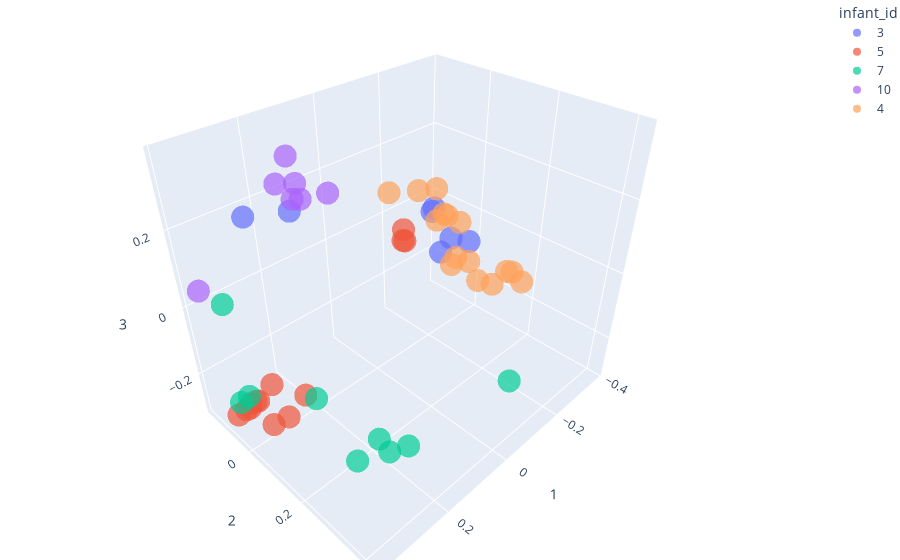

The notebook cell saved with this chart:
### Markdown cell above
### Infant clustering
When labelling by `infant_id`, distinct clusters are forming. However, multiple clusters also appear within the same infant.

### Code cell
fig = px.scatter_3d(pcoa_braycurtis_metadata_246_merged,
                    x=1,
                    y=2,
                    z=3,
                    color='infant_id',
                    opacity=0.7)

fig.update_layout(margin=dict(l=0, r=0, b=0, t=0))
fig.show()

### Figure 1 — Plotly figure (JSON) as saved in the notebook; plotly's stock layout.template omitted (floating-point values rounded to 4 significant figures)
{"data": [{"hovertemplate": "infant_id=3<br>1=%{x}<br>2=%{y}<br>3=%{z}<extra></extra>", "legendgroup": "3", "marker": {"color": "#636efa", "opacity": 0.7, "symbol": "circle"}, "mode": "markers", "name": "3", "scene": "scene", "showlegend": true, "type": "scatter3d", "x": [0.0599, 0.1006, 0.2471, 0.2213, 0.07684, -0.2635, -0.3277], "y": [0.3397, 0.306, -0.1442, -0.0002277, 0.3098, -0.04965, -0.1167], "z": [0.2512, 0.2307, 0.1826, 0.2443, 0.253, 0.04115, -0.02188]}, {"hovertemplate": "infant_id=5<br>1=%{x}<br>2=%{y}<br>3=%{z}<extra></extra>", "legendgroup": "5", "marker": {"color": "#EF553B", "opacity": 0.7, "symbol": "circle"}, "mode": "markers", "name": "5", "scene": "scene", "showlegend": true, "type": "scatter3d", "x": [-0.2613, -0.2536, 0.337, 0.3803, 0.3545, 0.3185, 0.3418, 0.2775, 0.324, 0.2263, 0.2865, 0.3292, -0.2579], "y": [-0.1646, -0.159, -0.09119, -0.07756, -0.08518, -0.08627, -0.08928, -0.08198, -0.08842, -0.0164, -0.008586, -0.009741, -0.1559], "z": [-0.07388, -0.1038, -0.2859, -0.2827, -0.2895, -0.2863, -0.2959, -0.2557, -0.2843, -0.2817, -0.3079, -0.303, -0.1061]}, {"hovertemplate": "infant_id=7<br>1=%{x}<br>2=%{y}<br>3=%{z}<extra></extra>", "legendgroup": "7", "marker": {"color": "#00cc96", "opacity": 0.7, "symbol": "circle"}, "mode": "markers", "name": "7", "scene": "scene", "showlegend": true, "type": "scatter3d", "x": [0.3318, 0.3721, 0.3554, 0.248, 0.2311, 0.2801, 0.2403, 0.301, -0.000987], "y": [-0.1492, -0.06793, -0.05636, 0.3112, 0.3509, 0.1087, 0.2705, 0.2673, 0.4229], "z": [-0.01385, -0.2394, -0.2229, -0.2029, -0.1655, -0.1665, -0.2018, -0.2241, -0.08994]}, {"hovertemplate": "infant_id=10<br>1=%{x}<br>2=%{y}<br>3=%{z}<extra></extra>", "legendgroup": "10", "marker": {"color": "#ab63fa", "opacity": 0.7, "symbol": "circle"}, "mode": "markers", "name": "10", "scene": "scene", "showlegend": true, "type": "scatter3d", "x": [0.3851, 0.2053, 0.2426, 0.2177, 0.2549, 0.2468, 0.2019], "y": [-0.1381, 0.1108, 0.07319, 0.002691, 0.01228, 0.05273, 0.0006486], "z": [0.05739, 0.3211, 0.308, 0.3653, 0.3224, 0.3017, 0.3002]}, {"hovertemplate": "infant_id=4<br>1=%{x}<br>2=%{y}<br>3=%{z}<extra></extra>", "legendgroup": "4", "marker": {"color": "#FFA15A", "opacity": 0.7, "symbol": "circle"}, "mode": "markers", "name": "4", "scene": "scene", "showlegend": true, "type": "scatter3d", "x": [-0.3454, -0.3343, -0.3625, -0.3739, -0.3799, -0.3758, -0.2425, -0.1838, -0.3675, -0.2659, -0.2144, -0.2914, -0.3766, -0.3748, -0.3392], "y": [-0.05203, -0.02708, -0.1332, -0.01088, -0.1054, -0.115, -0.08821, -0.1388, -0.1335, 0.1594, 0.1516, 0.01825, 0.1229, 0.1422, 0.2003], "z": [-0.1798, -0.1384, 0.03117, -0.1631, -0.05178, -0.04834, 0.08608, 0.08302, -0.07392, -0.1031, -0.06947, 0.01379, -0.1341, -0.1265, -0.1123]}], "layout": {"legend": {"title": {"text": "infant_id"}, "tracegroupgap": 0}, "margin": {"b": 0, "l": 0, "r": 0, "t": 0}, "scene": {"domain": {"x": [0.0, 1.0], "y": [0.0, 1.0]}, "xaxis": {"title": {"text": "1"}}, "yaxis": {"title": {"text": "2"}}, "zaxis": {"title": {"text": "3"}}}}}
